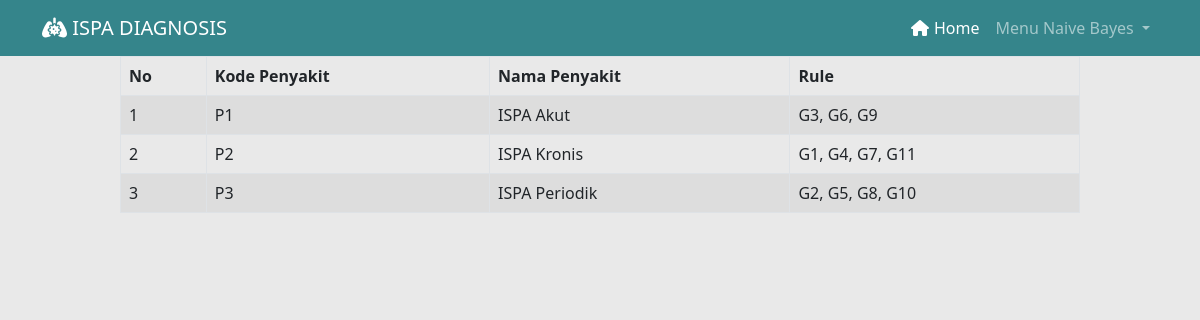
Page /dataset.php on the committed database.
### tables this page shows
CREATE TABLE `penyakit` (
  `no` int NOT NULL,
  `id_penyakit` varchar(50) NOT NULL,
  `nama_penyakit` varchar(50) NOT NULL,
  `id_gejala` varchar(50) NOT NULL
);

### dataset.php (the view, shortened to what this page needs)
<?php
include 'koneksi.php';
$query = mysqli_query($koneksi, "SELECT * FROM penyakit");
?>
<html lang="en">
<head>
    <link href="https://cdn.jsdelivr.net/npm/bootstrap@5.2.3/dist/css/bootstrap.min.css" rel="stylesheet"
>
    <link rel="stylesheet" href="https://cdnjs.cloudflare.com/ajax/libs/font-awesome/6.2.1/css/all.min.css">
</head>
<body>
    <nav class="navbar navbar-expand-lg navbar-dark" style="background-color: #35858B;">
        <div class="container">
            <a class="navbar-brand" href="index.php"><i class="fa-solid fa-lungs-virus"></i> ISPA DIAGNOSIS</a>
            <div class="collapse navbar-collapse" id="navbarNavAltMarkup">
                <ul class="navbar-nav ms-auto">
                    <li class="nav-item">
                        <a class="nav-link active" aria-current="page" href="index.php"><i class="fa-solid fa-house"
                                style="margin-right:5px ;"></i>Home</a>
                    </li>
                    <li class="nav-item dropdown">
                        <a class="nav-link dropdown-toggle" href="#" role="button" data-bs-toggle="dropdown"
                            aria-expanded="false">
                            Menu Naive Bayes
                        </a>
                    </li>
                </ul>
            </div>
        </div>
    </nav>
    <div class="h-50 mx-auto" style="width: 80%;">
        <table class="table table-striped table-bordered" cellspacing="0" width="100%">
            <thead>
                <tr>
                    <th class="th-sm">No
                    </th>
                    <th class="th-sm">Kode Penyakit
                    </th>
                    <th class="th-sm">Nama Penyakit
                    </th>
                    <th class="th-sm">Rule
                    </th>
                </tr>
            </thead>
            <tbody>
                <?php
                    $a = 0;
                    while ($db_row = mysqli_fetch_array($query)) {
                    ?>
                <tr>
                    <td>
                        <?php echo $a + 1; ?>
                    </td>
                    <td>
                        <?php echo $db_row["id_penyakit"]; ?>
                    </td>
                    <td>
                        <?php echo $db_row["nama_penyakit"]; ?>
                    </td>
                    <td>
                        <?php echo $db_row["id_gejala"]; ?>
                    </td>
                </tr>
                <?php
                        $a++;
                    }
                    ?>
            </tbody>
        </table>
    </div>
</body>
</html>

### dataset.php (style rules this page uses)
body { background-color: rgb(233, 233, 233); box-sizing: border-box; }

### rows in the picture
penyakit: id_penyakit "P1", nama_penyakit "ISPA Akut", id_gejala "G3, G6, G9"
penyakit: id_penyakit "P2", nama_penyakit "ISPA Kronis", id_gejala "G1, G4, G7, G11"
penyakit: id_penyakit "P3", nama_penyakit "ISPA Periodik", id_gejala "G2, G5, G8, G10"
